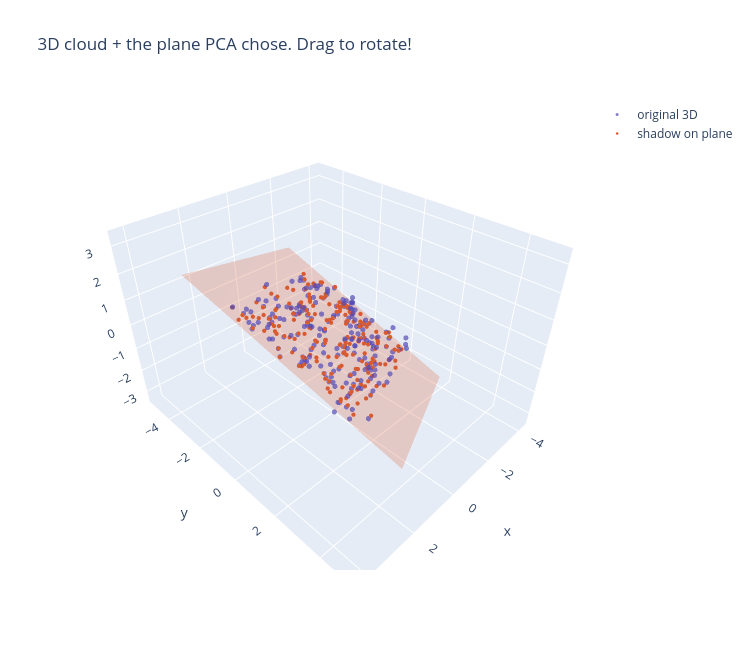

Here is the notebook cell this chart was saved with:
### Code cell
# Build the PC1-PC2 plane as a mesh
u1, u2 = vecs3[:, 0], vecs3[:, 1]
gr = np.linspace(-4, 4, 10)
ss, tt = np.meshgrid(gr, gr)
plane = (ss[..., None]*u1 + tt[..., None]*u2)

# project points onto the plane
coords_2d = X3 @ np.column_stack([u1, u2])   # (n,2) coords in plane
feet3 = coords_2d @ np.column_stack([u1, u2]).T  # back in 3D

fig = go.Figure()
fig.add_trace(go.Surface(
    x=plane[:,:,0], y=plane[:,:,1], z=plane[:,:,2],
    opacity=0.25, colorscale=[[0,'#D85A30'],[1,'#D85A30']],
    showscale=False, name='PC1-PC2 plane'))
fig.add_trace(go.Scatter3d(
    x=X3[:,0], y=X3[:,1], z=X3[:,2], mode='markers',
    marker=dict(size=3, color='#534AB7', opacity=0.7), name='original 3D'))
fig.add_trace(go.Scatter3d(
    x=feet3[:,0], y=feet3[:,1], z=feet3[:,2], mode='markers',
    marker=dict(size=2.5, color='#D85A30'), name='shadow on plane'))

fig.update_layout(
    title='3D cloud + the plane PCA chose. Drag to rotate!',
    width=750, height=650, scene=dict(aspectmode='data'))
fig.show()

### Figure 1 — Plotly figure (JSON) as saved in the notebook; plotly's stock layout.template omitted (floating-point values rounded to 4 significant figures; data arrays with more than 128 entries replaced by an {"elided": "..."} marker saying what was removed)
{"data": [{"colorscale": [[0, "#D85A30"], [1, "#D85A30"]], "name": "PC1-PC2 plane", "opacity": 0.25, "showscale": false, "type": "surface", "x": [[2.472, 1.724, 0.9762, 0.2282, -0.5197, -1.268, -2.016, -2.764, -3.512, -4.26], [2.671, 1.923, 1.175, 0.4268, -0.3211, -1.069, -1.817, -2.565, -3.313, -4.061], [2.869, 2.121, 1.373, 0.6254, -0.1225, -0.8705, -1.618, -2.366, -3.114, -3.862], [3.068, 2.32, 1.572, 0.824, 0.07608, -0.6719, -1.42, -2.168, -2.916, -3.664], [3.267, 2.519, 1.771, 1.023, 0.2747, -0.4733, -1.221, -1.969, -2.717, -3.465], [3.465, 2.717, 1.969, 1.221, 0.4733, -0.2747, -1.023, -1.771, -2.519, -3.267], [3.664, 2.916, 2.168, 1.42, 0.6719, -0.07608, -0.824, -1.572, -2.32, -3.068], [3.862, 3.114, 2.366, 1.618, 0.8705, 0.1225, -0.6254, -1.373, -2.121, -2.869], [4.061, 3.313, 2.565, 1.817, 1.069, 0.3211, -0.4268, -1.175, -1.923, -2.671], [4.26, 3.512, 2.764, 2.016, 1.268, 0.5197, -0.2282, -0.9762, -1.724, -2.472]], "y": [[5.052, 4.679, 4.305, 3.931, 3.557, 3.184, 2.81, 2.436, 2.062, 1.689], [4.303, 3.93, 3.556, 3.182, 2.808, 2.435, 2.061, 1.687, 1.313, 0.9397], [3.554, 3.181, 2.807, 2.433, 2.059, 1.686, 1.312, 0.9382, 0.5644, 0.1907], [2.805, 2.432, 2.058, 1.684, 1.31, 0.9366, 0.5629, 0.1892, -0.1846, -0.5583], [2.056, 1.683, 1.309, 0.9351, 0.5614, 0.1876, -0.1861, -0.5598, -0.9336, -1.307], [1.307, 0.9336, 0.5598, 0.1861, -0.1876, -0.5614, -0.9351, -1.309, -1.683, -2.056], [0.5583, 0.1846, -0.1892, -0.5629, -0.9366, -1.31, -1.684, -2.058, -2.432, -2.805], [-0.1907, -0.5644, -0.9382, -1.312, -1.686, -2.059, -2.433, -2.807, -3.181, -3.554], [-0.9397, -1.313, -1.687, -2.061, -2.435, -2.808, -3.182, -3.556, -3.93, -4.303], [-1.689, -2.062, -2.436, -2.81, -3.184, -3.557, -3.931, -4.305, -4.679, -5.052]], "z": [[-0.6025, -0.9041, -1.206, -1.507, -1.809, -2.111, -2.412, -2.714, -3.016, -3.317], [-0.1669, -0.4686, -0.7702, -1.072, -1.374, -1.675, -1.977, -2.278, -2.58, -2.882], [0.2686, -0.03306, -0.3347, -0.6364, -0.938, -1.24, -1.541, -1.843, -2.145, -2.446], [0.7041, 0.4025, 0.1008, -0.2008, -0.5025, -0.8041, -1.106, -1.407, -1.709, -2.011], [1.14, 0.838, 0.5364, 0.2347, -0.06694, -0.3686, -0.6702, -0.9719, -1.274, -1.575], [1.575, 1.274, 0.9719, 0.6702, 0.3686, 0.06694, -0.2347, -0.5364, -0.838, -1.14], [2.011, 1.709, 1.407, 1.106, 0.8041, 0.5025, 0.2008, -0.1008, -0.4025, -0.7041], [2.446, 2.145, 1.843, 1.541, 1.24, 0.938, 0.6364, 0.3347, 0.03306, -0.2686], [2.882, 2.58, 2.278, 1.977, 1.675, 1.374, 1.072, 0.7702, 0.4686, 0.1669], [3.317, 3.016, 2.714, 2.412, 2.111, 1.809, 1.507, 1.206, 0.9041, 0.6025]]}, {"marker": {"color": "#534AB7", "opacity": 0.7, "size": 3}, "mode": "markers", "name": "original 3D", "type": "scatter3d", "x": {"elided": "200 float values"}, "y": {"elided": "200 float values"}, "z": {"elided": "200 float values"}}, {"marker": {"color": "#D85A30", "size": 2.5}, "mode": "markers", "name": "shadow on plane", "type": "scatter3d", "x": {"elided": "200 float values"}, "y": {"elided": "200 float values"}, "z": {"elided": "200 float values"}}], "layout": {"height": 650, "scene": {"aspectmode": "data"}, "title": {"text": "3D cloud + the plane PCA chose. Drag to rotate!"}, "width": 750}}
